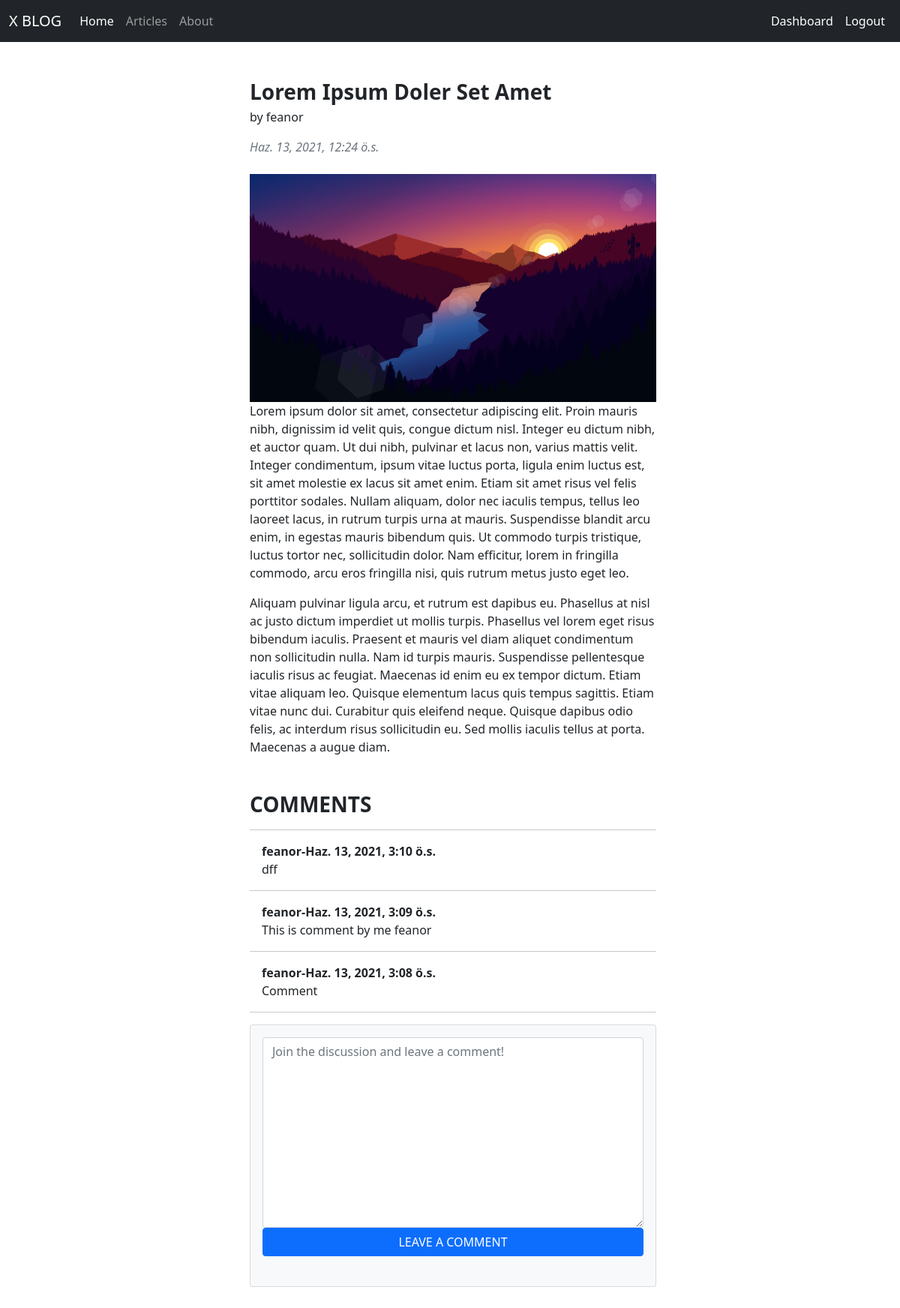
Page /articles/article/22 (signed in) on the committed database.
### article/models.py (models this page shows, shortened)
class Article(models.Model):
    author = models.ForeignKey("auth.user", on_delete = models.CASCADE, verbose_name="creator")
    title = models.CharField(max_length=50)
    content = RichTextField()
    created_date = models.DateTimeField(auto_now_add=True, verbose_name="Created at")
    article_image = models.FileField(upload_to='media/',blank = True, null = True, verbose_name="Add image")
    class Meta:
        ordering = ['-created_date']

class Comment(models.Model):
    article = models.ForeignKey(Article, on_delete=models.CASCADE, verbose_name="Article", related_name="comments")
    comment_author = models.CharField(max_length=50, verbose_name="username")
    comment_content = models.CharField(max_length=200, verbose_name="comment")
    comment_date = models.DateTimeField(auto_now_add=True)
    class Meta:
        ordering = ['-comment_date']

### article/views.py (the view)
# urls.py: path('article/<int:id>', views.detail, name="detail"),
@login_required(login_url="user:login")
def detail(request, id):
    article = get_object_or_404(Article, id = id)
    comments = article.comments.all()
    return render(request, "detail.html", {"article" : article, "comments" : comments})

### templates/detail.html (shortened to what this page needs)
{% extends "layout.html" %}
{% block body %}
<div class="row">
    <div class="col-md-9 offset-md-3">
        <div class="col-lg-8">
            <article>
                <header class="mb-4">
                    <h3 class="fw-bolder mb-1">{{article.title}}</h3>
                    <p>by {{article.author}}</p>
                <div class="text-muted fst-italic mb-2">{{article.created_date}}</div>
                </header>
                {% if article.article_image %}
                <img width="100%" height="auto" src="{{article.article_image.url}}" />
                {% endif %}
                <section class="mb-5">
                {{article.content|safe}}
                </section>
            </article>
            {% if comments %}
                <h3><b>COMMENTS</b></h3>
                <hr/>
                {% for comment in comments %}
                    <div class="d-flex">
                        <div class="ms-3">
                            <div class="fw-bold">{{comment.comment_author}}-{{comment.comment_date}}</div>
                            {{comment.comment_content}}
                        </div>
                    </div>
                    <hr/>
                {% endfor %}
            {% else %}
                <div class="alert alert-danger">
                    There are no comment for this article.
                </div>
            {% endif %}
            <section class="mb-5">
                <div class="card bg-light">
                    <div class="card-body">
                        <form class="mb-4" method="POST" action="{% url 'article:comment' article.id %}">
                        <textarea name="comment_area"class="form-control" rows="10" placeholder="Join the discussion and leave a comment!"></textarea>
                        <button style="width:100%" class="btn btn-primary"> LEAVE A COMMENT </button>
                        </form>
                    </div>
                </div>
            </section>
        </div>
    </div>
</div>
{% endblock body %}

### templates/layout.html (shortened to what this page needs)
<!DOCTYPE html>
{% load static %}
<html lang="en">
<head>
    <link rel="stylesheet" href="{% static 'css/bootstrap.min.css'%}"/>
</head>
<body>
    {% include "includes/navbar.html" %}
    <div class="container" style="margin-top:50px;">
        <div style="margin-top: 50px" class="container">
            {% block body %}
            {% endblock body %}
        </div>
    </div>
</body>
</html>

### templates/includes/navbar.html (shortened to what this page needs)
<nav class="navbar navbar-expand-lg navbar-dark bg-dark">
  <div class="container-fluid">
    <a class="navbar-brand" href="{% url 'index' %}">X BLOG</a>
    <div class="collapse navbar-collapse" id="navbarNav">
      <ul class="navbar-nav">
        <li class="nav-item">
          <a class="nav-link active" aria-current="page" href="{% url 'index' %}">Home</a>
        </li>
        <li class="nav-item">
          <a class="nav-link" href="{% url 'article:articles' %}">Articles</a>
        </li>
        <li class="nav-item">
          <a class="nav-link" href="{% url 'about' %}">About</a>
        </li>
      </ul>
      <ul class="navbar-nav ms-auto">
      {% if not request.user.is_authenticated %}
        <li class="nav-item">
          <a class="nav-link active" aria-current="page" href="{% url 'user:register' %}">Register</a>
        </li>
        <li class="nav-item">
          <a class="nav-link active" aria-current="page" href="{% url 'user:login' %}">Login</a>
        </li>
      {% else %}
        <li class="nav-item">
          <a class="nav-link active" aria-current="page" href="{% url 'article:dashboard' %}">Dashboard</a>
        </li>
        <li class="nav-item">
          <a class="nav-link active" aria-current="page" href="{% url 'user:logout' %}">Logout</a>
        </li>
      {% endif %}
      </ul>
    </div>
  </div>
</nav>

### rows in the picture
Article: title "Lorem Ipsum Doler Set Amet", author "feanor", created_date "Haz. 13, 2021, 12:24 ö.s.", article_image (picture), content "Lorem ipsum dolor sit amet, consectetur adipiscing elit. Proin mauris nibh, dignissim id velit quis, congue dictum nisl. Integer eu dictum nibh, et auctor quam. Ut dui nibh, pulvinar et lacus non, varius mattis velit. Integer condimentum, ipsum vitae luctus porta, ligula enim luctus est, sit amet molestie ex lacus sit amet enim. Etiam sit amet risus vel felis porttitor sodales. Nullam aliquam, dolor nec iaculis tempus, tellus leo laoreet lacus, in rutrum turpis urna at mauris. Suspendisse blandit arcu enim, in egestas mauris bibendum quis. Ut commodo turpis tristique, luctus tortor nec, sollicitudin dolor. Nam efficitur, lorem in fringilla commodo, arcu eros fringilla nisi, quis rutrum…"
Comment: comment_author "feanor", comment_date "Haz. 13, 2021, 3:10 ö.s.", comment_content "dff"
Comment: comment_author "feanor", comment_date "Haz. 13, 2021, 3:09 ö.s.", comment_content "This is comment by me feanor"
Comment: comment_author "feanor", comment_date "Haz. 13, 2021, 3:08 ö.s.", comment_content "Comment"
